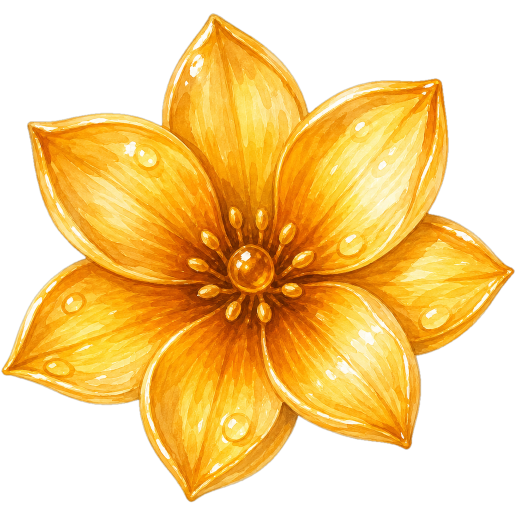
#> input picture prototype/Art/flower-C.png, 1032 x 1032 px, given in place of flower-A-new.png, which was not available (shown at 1/2 size)
$ python cutout_black.py
#> lines starting #> are read from the running program, lines starting #| are printed output that depends on the picture; after the words box and inside, x2 and y2 are one past the last pixel; in counts of white or black regions, pixels touching at a corner belong together; pictures that were not available may be replaced by others from this repository, and a replacement may not be noted
"""Key the solid black background out of the redrawn flowers and save tight,
transparent, square PNGs (overwriting flower-A/B)."""
import sys
import numpy as np
from PIL import Image, ImageDraw, ImageFilter

SENTINEL = (255, 0, 255)

for src, dst in [("flower-A-new.png", "flower-A.png"), ("flower-B-new.png", "flower-B.png")]:
    im = Image.open(src).convert("RGB")
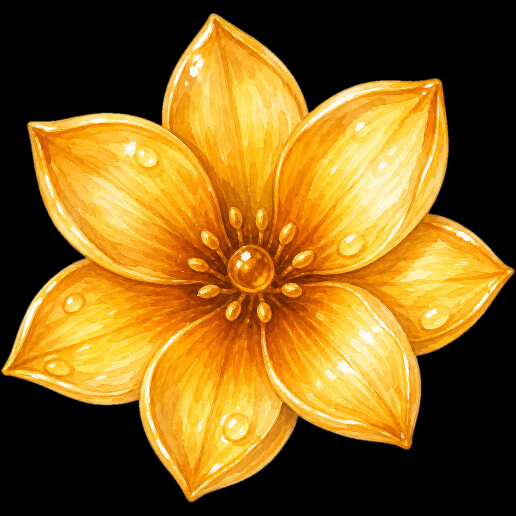
#> im: PIL image 1032x1032 RGB (shown at 1/2 size); mean R, G, B 133.9, 96.7, 28.4
    w, h = im.size
#> w = 1032; h = 1032
    for c in [(0, 0), (w - 1, 0), (0, h - 1), (w - 1, h - 1)]:
        ImageDraw.floodfill(im, c, SENTINEL, thresh=60)
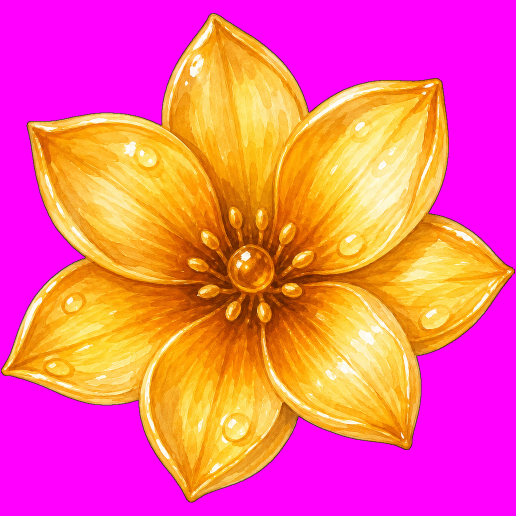
#> im: PIL image 1032x1032 RGB (shown at 1/2 size); mean R, G, B 245.6, 96.7, 140.1

    arr = np.array(im.convert("RGBA"))
    bg = (arr[:, :, 0] == 255) & (arr[:, :, 1] == 0) & (arr[:, :, 2] == 255)
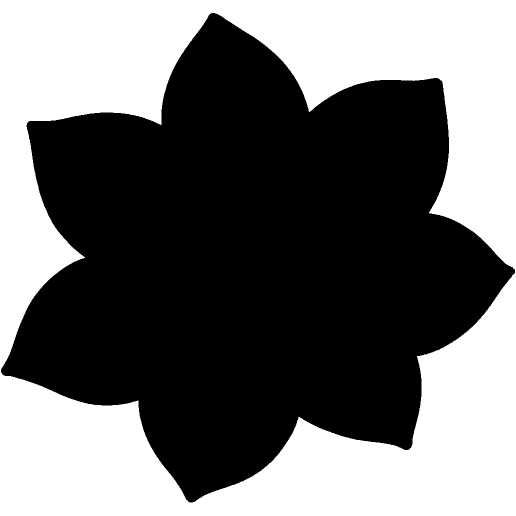
#> bg: shape (1032, 1032) bool (shown at 1/2 size); 43.8% white; 1 white region, box (x1, y1, x2, y2) and area: (0, 0, 1032, 1032) 466249
    arr[bg] = [0, 0, 0, 0]
    rgba = Image.fromarray(arr)

    alpha = rgba.split()[3].filter(ImageFilter.MinFilter(3)).filter(ImageFilter.GaussianBlur(1))
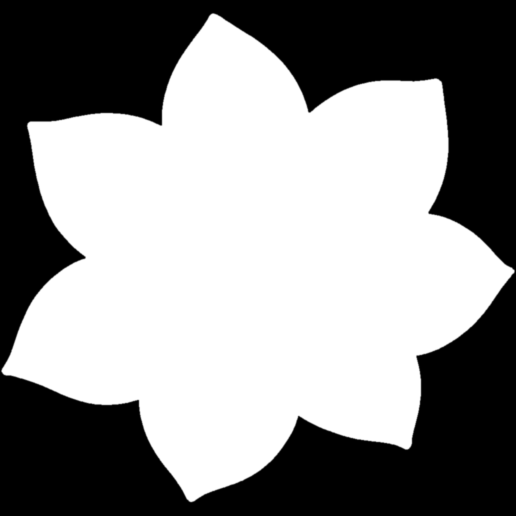
#> alpha: PIL image 1032x1032 L (shown at 1/2 size); min 0, max 255, mean 142.2
    rgba.putalpha(alpha)

    cropped = rgba.crop(rgba.getbbox())
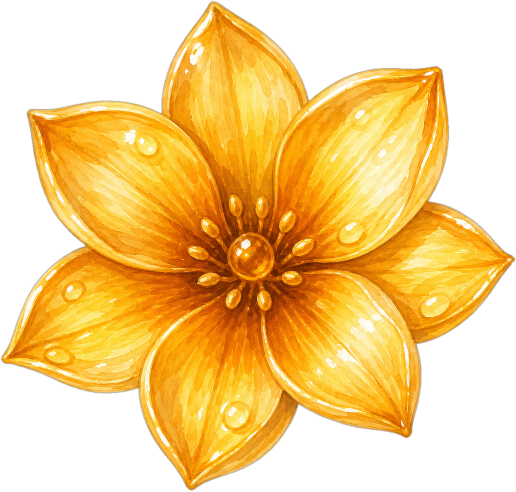
#> cropped: PIL image 1032x983 RGBA (shown at 1/2 size); mean R, G, B, A 140.6, 101.5, 29.8, 149.3; transparent parts drawn white
    cw, ch = cropped.size
#> cw = 1032; ch = 983
    side = max(cw, ch)
#> side = 1032
    canvas = Image.new("RGBA", (side, side), (0, 0, 0, 0))
#> canvas: PIL image 1032x1032 RGBA; every value is 0
    canvas.paste(cropped, ((side - cw) // 2, (side - ch) // 2), cropped)
    canvas.save(dst)
    print(dst, "->", canvas.size)
#| flower-A.png -> (1032, 1032)
#> pass 2 of the loop `for src, dst in [("flower-A-new.png", "flower-A.png"), ("flower-B-new...`:
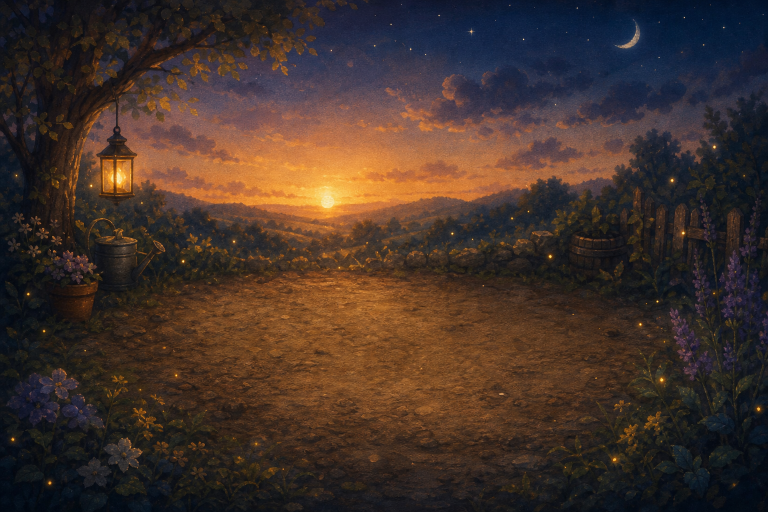
#> input picture prototype/Art/garden-bg.png, 1536 x 1024 px, given in place of flower-B-new.png, which was not available (shown at 1/2 size)
#> im is the input picture: PIL image 1536x1024 RGB; mean R, G, B 67.2, 50.2, 42.3
#> `bg = (arr[:, :, 0] == 255) & (arr[:, :, 1] == 0) & (arr[:, :, 2] == 255)`:
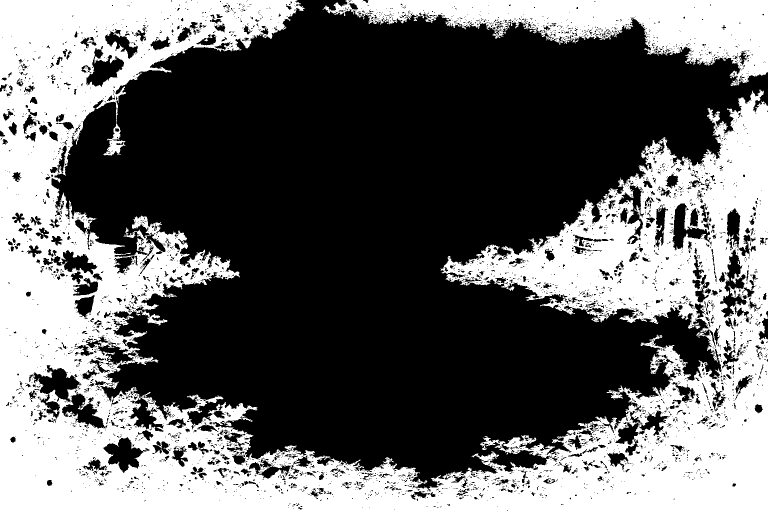
#> bg: shape (1024, 1536) bool (shown at 1/2 size); 39.5% white; 2 white regions, box (x1, y1, x2, y2) and area: (0, 0, 1536, 1024) 560994, (645, 0, 1536, 172) 60895
#> alpha: PIL image 1536x1024 L
#> rgba: PIL image 1536x1024 RGBA
#> cropped: PIL image 1536x1020 RGBA
#> `canvas.paste(cropped, ((side - cw) // 2, (side - ch) // 2), cropped)`:
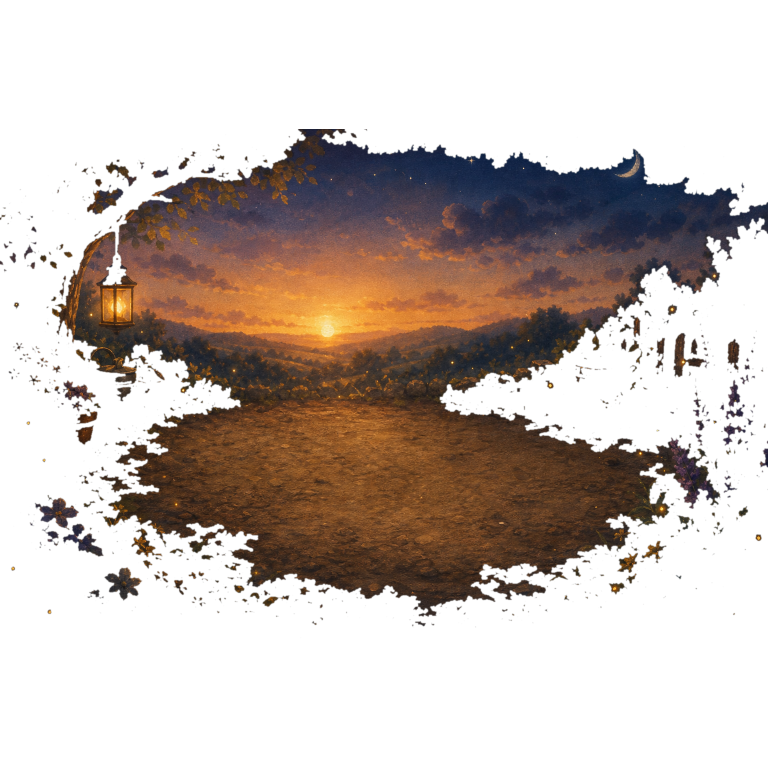
#> canvas: PIL image 1536x1536 RGBA (shown at 1/2 size); mean R, G, B, A 36.5, 25.3, 19.1, 92.7; transparent parts drawn white
#| flower-B.png -> (1536, 1536)
